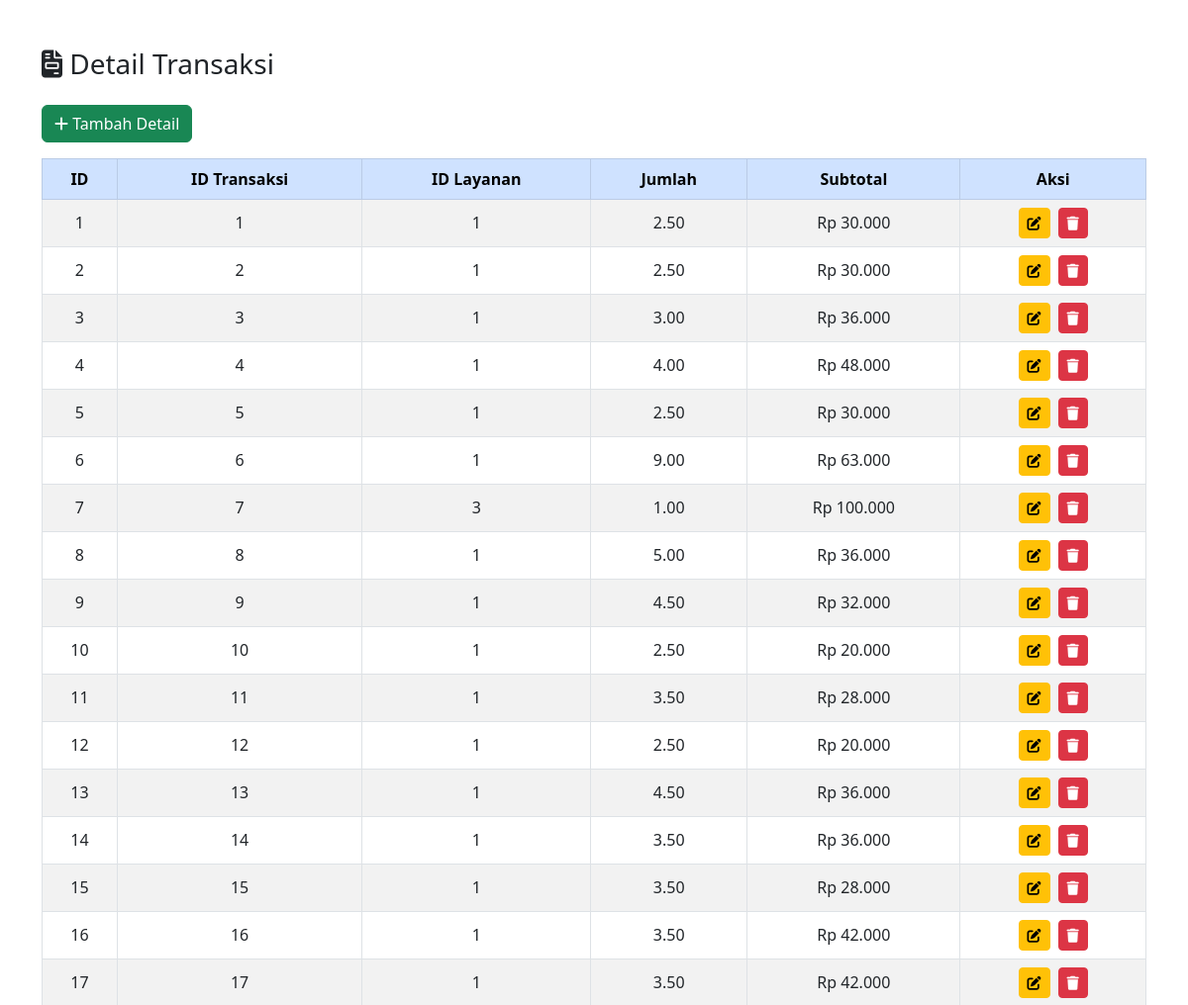
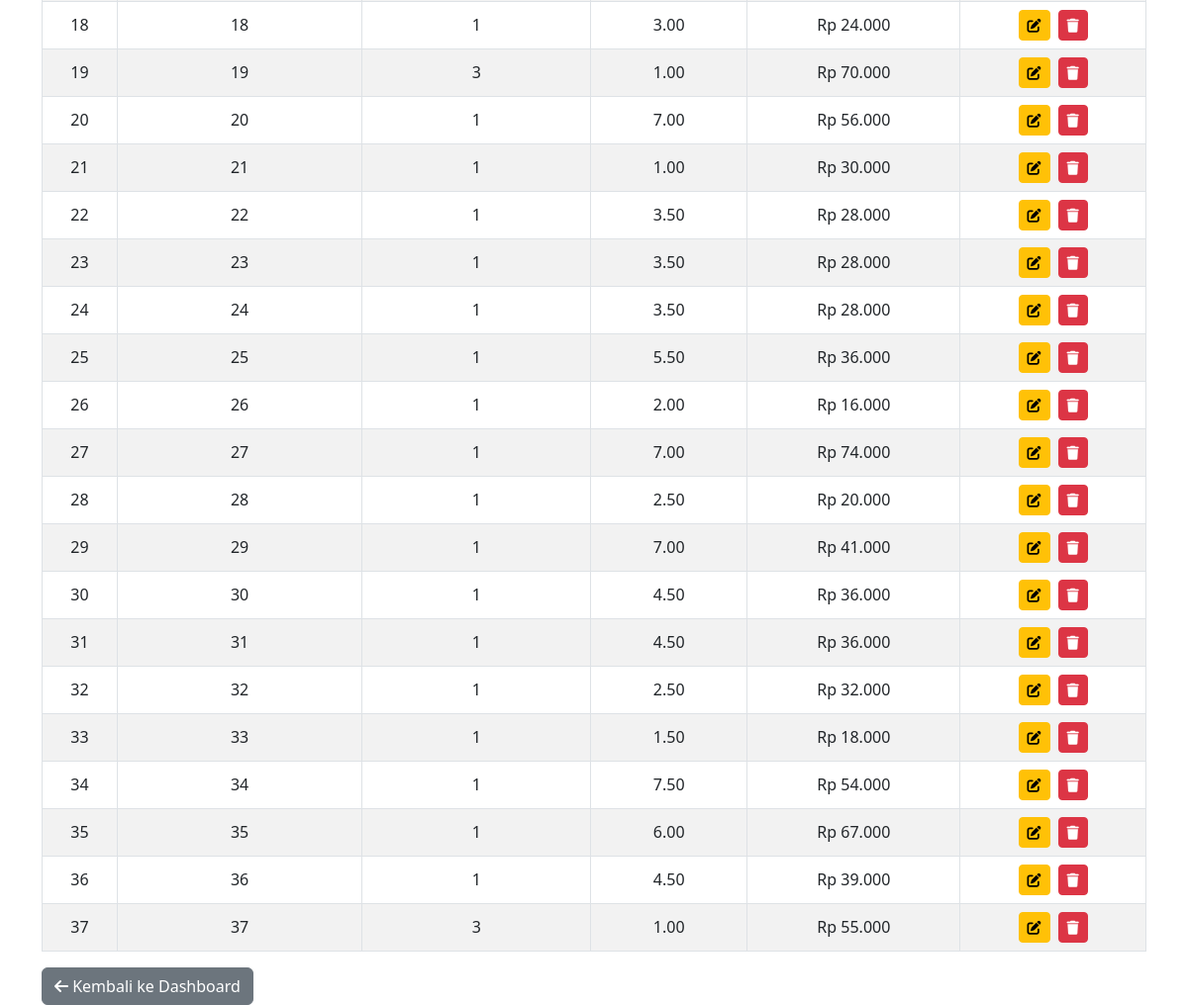
Page /Keuangan_laundry/detail_transaksi/index.php on the committed database (2 pictures, top to bottom).
### tables this page shows
CREATE TABLE Detail_Transaksi (
  id_detail INT AUTO_INCREMENT PRIMARY KEY,
  id_transaksi INT,
  id_layanan INT,
  jumlah DECIMAL(5,2),               
  subtotal DECIMAL(10,2),
  FOREIGN KEY (id_transaksi) REFERENCES Transaksi(id_transaksi),
  FOREIGN KEY (id_layanan) REFERENCES Layanan(id_layanan)
);

### Keuangan_laundry/detail_transaksi/index.php (the view, shortened to what this page needs)
<!DOCTYPE html>
<html lang="id">
<head>
    <link href="https://cdn.jsdelivr.net/npm/bootstrap@5.3.0/dist/css/bootstrap.min.css" rel="stylesheet">
    <link href="https://cdnjs.cloudflare.com/ajax/libs/font-awesome/6.4.0/css/all.min.css" rel="stylesheet">
</head>
<body>
<div class="container mt-5">
    <h3 class="mb-4"><i class="fa fa-file-invoice"></i> Detail Transaksi</h3>
    <a href="tambah.php" class="btn btn-success mb-3"><i class="fa fa-plus"></i> Tambah Detail</a>
    <table class="table table-bordered table-striped">
        <thead class="table-primary text-center">
            <tr>
                <th>ID</th>
                <th>ID Transaksi</th>
                <th>ID Layanan</th>
                <th>Jumlah</th>
                <th>Subtotal</th>
                <th>Aksi</th>
            </tr>
        </thead>
        <tbody class="align-middle text-center">
            <?php
            include '../db.php';
            $query = mysqli_query($conn, "SELECT * FROM detail_transaksi");
            while ($data = mysqli_fetch_array($query)) {
            ?>
            <tr>
                <td><?php echo $data['id_detail']; ?></td>
                <td><?php echo $data['id_transaksi']; ?></td>
                <td><?php echo $data['id_layanan']; ?></td>
                <td><?php echo $data['jumlah']; ?></td>
                <td>Rp <?php echo number_format($data['subtotal'], 0, ',', '.'); ?></td>
                <td>
                    <div class="d-flex justify-content-center gap-2">
                        <a href="edit.php?id=<?php echo $data['id_detail']; ?>" class="btn btn-warning btn-sm">
                            <i class="fa fa-edit"></i>
                        </a>
                        <a href="hapus.php?id=<?php echo $data['id_detail']; ?>" class="btn btn-danger btn-sm" onclick="return confirm('Yakin hapus detail ini?')">
                            <i class="fa fa-trash"></i>
                        </a>
                    </div>
                </td>
            </tr>
            <?php } ?>
        </tbody>
    </table>
    <a href="../index.php" class="btn btn-secondary"><i class="fa fa-arrow-left"></i> Kembali ke Dashboard</a>
</div>
</body>
</html>

### rows in the picture
detail_transaksi: id_detail "1", id_transaksi "1", id_layanan "1", jumlah "2.50", subtotal "30.000"
detail_transaksi: id_detail "2", id_transaksi "2", id_layanan "1", jumlah "2.50", subtotal "30.000"
detail_transaksi: id_detail "3", id_transaksi "3", id_layanan "1", jumlah "3.00", subtotal "36.000"
detail_transaksi: id_detail "4", id_transaksi "4", id_layanan "1", jumlah "4.00", subtotal "48.000"
detail_transaksi: id_detail "5", id_transaksi "5", id_layanan "1", jumlah "2.50", subtotal "30.000"
detail_transaksi: id_detail "6", id_transaksi "6", id_layanan "1", jumlah "9.00", subtotal "63.000"
detail_transaksi: id_detail "7", id_transaksi "7", id_layanan "3", jumlah "1.00", subtotal "100.000"
detail_transaksi: id_detail "8", id_transaksi "8", id_layanan "1", jumlah "5.00", subtotal "36.000"
detail_transaksi: id_detail "9", id_transaksi "9", id_layanan "1", jumlah "4.50", subtotal "32.000"
detail_transaksi: id_detail "10", id_transaksi "10", id_layanan "1", jumlah "2.50", subtotal "20.000"
detail_transaksi: id_detail "11", id_transaksi "11", id_layanan "1", jumlah "3.50", subtotal "28.000"
detail_transaksi: id_detail "12", id_transaksi "12", id_layanan "1", jumlah "2.50", subtotal "20.000"
detail_transaksi: id_detail "13", id_transaksi "13", id_layanan "1", jumlah "4.50", subtotal "36.000"
detail_transaksi: id_detail "14", id_transaksi "14", id_layanan "1", jumlah "3.50", subtotal "36.000"
detail_transaksi: id_detail "15", id_transaksi "15", id_layanan "1", jumlah "3.50", subtotal "28.000"
detail_transaksi: id_detail "16", id_transaksi "16", id_layanan "1", jumlah "3.50", subtotal "42.000"
detail_transaksi: id_detail "17", id_transaksi "17", id_layanan "1", jumlah "3.50", subtotal "42.000"
detail_transaksi: id_detail "18", id_transaksi "18", id_layanan "1", jumlah "3.00", subtotal "24.000"
detail_transaksi: id_detail "19", id_transaksi "19", id_layanan "3", jumlah "1.00", subtotal "70.000"
detail_transaksi: id_detail "20", id_transaksi "20", id_layanan "1", jumlah "7.00", subtotal "56.000"
detail_transaksi: id_detail "21", id_transaksi "21", id_layanan "1", jumlah "1.00", subtotal "30.000"
detail_transaksi: id_detail "22", id_transaksi "22", id_layanan "1", jumlah "3.50", subtotal "28.000"
detail_transaksi: id_detail "23", id_transaksi "23", id_layanan "1", jumlah "3.50", subtotal "28.000"
detail_transaksi: id_detail "24", id_transaksi "24", id_layanan "1", jumlah "3.50", subtotal "28.000"
detail_transaksi: id_detail "25", id_transaksi "25", id_layanan "1", jumlah "5.50", subtotal "36.000"
detail_transaksi: id_detail "26", id_transaksi "26", id_layanan "1", jumlah "2.00", subtotal "16.000"
detail_transaksi: id_detail "27", id_transaksi "27", id_layanan "1", jumlah "7.00", subtotal "74.000"
detail_transaksi: id_detail "28", id_transaksi "28", id_layanan "1", jumlah "2.50", subtotal "20.000"
detail_transaksi: id_detail "29", id_transaksi "29", id_layanan "1", jumlah "7.00", subtotal "41.000"
detail_transaksi: id_detail "30", id_transaksi "30", id_layanan "1", jumlah "4.50", subtotal "36.000"
detail_transaksi: id_detail "31", id_transaksi "31", id_layanan "1", jumlah "4.50", subtotal "36.000"
detail_transaksi: id_detail "32", id_transaksi "32", id_layanan "1", jumlah "2.50", subtotal "32.000"
detail_transaksi: id_detail "33", id_transaksi "33", id_layanan "1", jumlah "1.50", subtotal "18.000"
detail_transaksi: id_detail "34", id_transaksi "34", id_layanan "1", jumlah "7.50", subtotal "54.000"
detail_transaksi: id_detail "35", id_transaksi "35", id_layanan "1", jumlah "6.00", subtotal "67.000"
detail_transaksi: id_detail "36", id_transaksi "36", id_layanan "1", jumlah "4.50", subtotal "39.000"
detail_transaksi: id_detail "37", id_transaksi "37", id_layanan "3", jumlah "1.00", subtotal "55.000"
